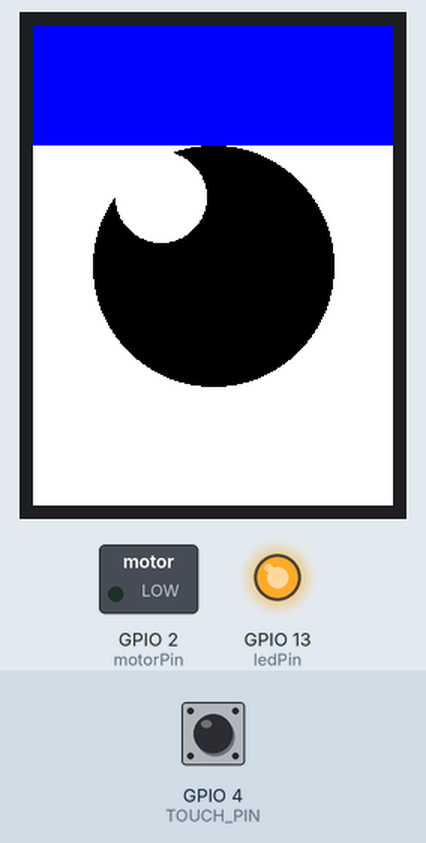
A sketch run on a simulated ESP32. On the bench: 240×320 colour display, switched loads named in the sketch (green lamp = pin HIGH), output pins drawn as LEDs (lit = HIGH). The inputs (shaded band) are chosen by the test bench; at power-on: GPIO 4 (TOUCH_PIN) HIGH. What the sketch prints to the serial monitor is not drawn.

Above: at 1.3 s.

The sketch:

vibro.ino
```cpp
#include <TFT_eSPI.h>  // Graphics and font library for ST7789 driver

// Define the touch pin connected to conductive yarn
#define TOUCH_PIN 4

int motorPin = 2;

int ledPin = 13;      // GPIO for LED
// Sensitivity threshold for detecting a touch
int threshold = 80;

TFT_eSPI tft = TFT_eSPI();  // Create an instance of the display

void setup() {
  pinMode(ledPin, OUTPUT);    // Initialize LED pin as output
  pinMode(motorPin, OUTPUT); // Initialize the motor control pin as an output
  Serial.begin(115200);  // Start serial communication for debugging
  delay(1000);           // Wait for 1 second for the serial monitor to start

  tft.init();
  tft.setRotation(0);  // Adjust rotation if necessary


  // Set the background to white
  tft.fillScreen(TFT_WHITE);

  // Define the center of the display
  int centerX1 = tft.width() / 2;
  int centerY1 = tft.height() / 2;
  int centerX2 = tft.width() / 2.8;
  int centerY2 = tft.height() / 2.8;

  // Define the radius of the circle (adjust as needed)
  int radius1 = 80;
  int radius2 = 30;

  // Draw a black circle in the middle of the screen

  tft.fillCircle(centerX1, centerY1, radius1, TFT_BLACK);
  tft.fillCircle(centerX2, centerY2, radius2, TFT_WHITE);

   // Now fill the bottom quarter of the screen with blue
  int screenHeight = tft.height();
  int screenWidth = tft.width();
  //int bottomQuarterY = screenHeight * 3 / 4;  // Start at 75% of screen height
  int bottomQuarterHeight = screenHeight / 4; // Bottom 25% of the screen

  // Fill the bottom quarter with blue
  tft.fillRect(0, 0, screenWidth, bottomQuarterHeight, TFT_BLUE);

  // Read touch sensor value from the conductive yarn
  int touchValue = touchRead(TOUCH_PIN);

  // Print the touch value to the serial monitor for debugging
  Serial.print("Touch Value: ");
  Serial.println(touchValue);

  // Check if the touch value is below the threshold
  if (touchValue < threshold) {
    // If below threshold, it means the yarn was touched
    Serial.println("Conductive yarn touched!");
    digitalWrite(ledPin, HIGH);  // Turn the LED on
  } else {
    // If above threshold, no touch is detected
    Serial.println("No touch detected.");
    digitalWrite(ledPin, LOW);   // Turn the LED off
  }

  // Delay for stability and to make the readings more readable
  delay(500);

}

void loop() {

}
```
